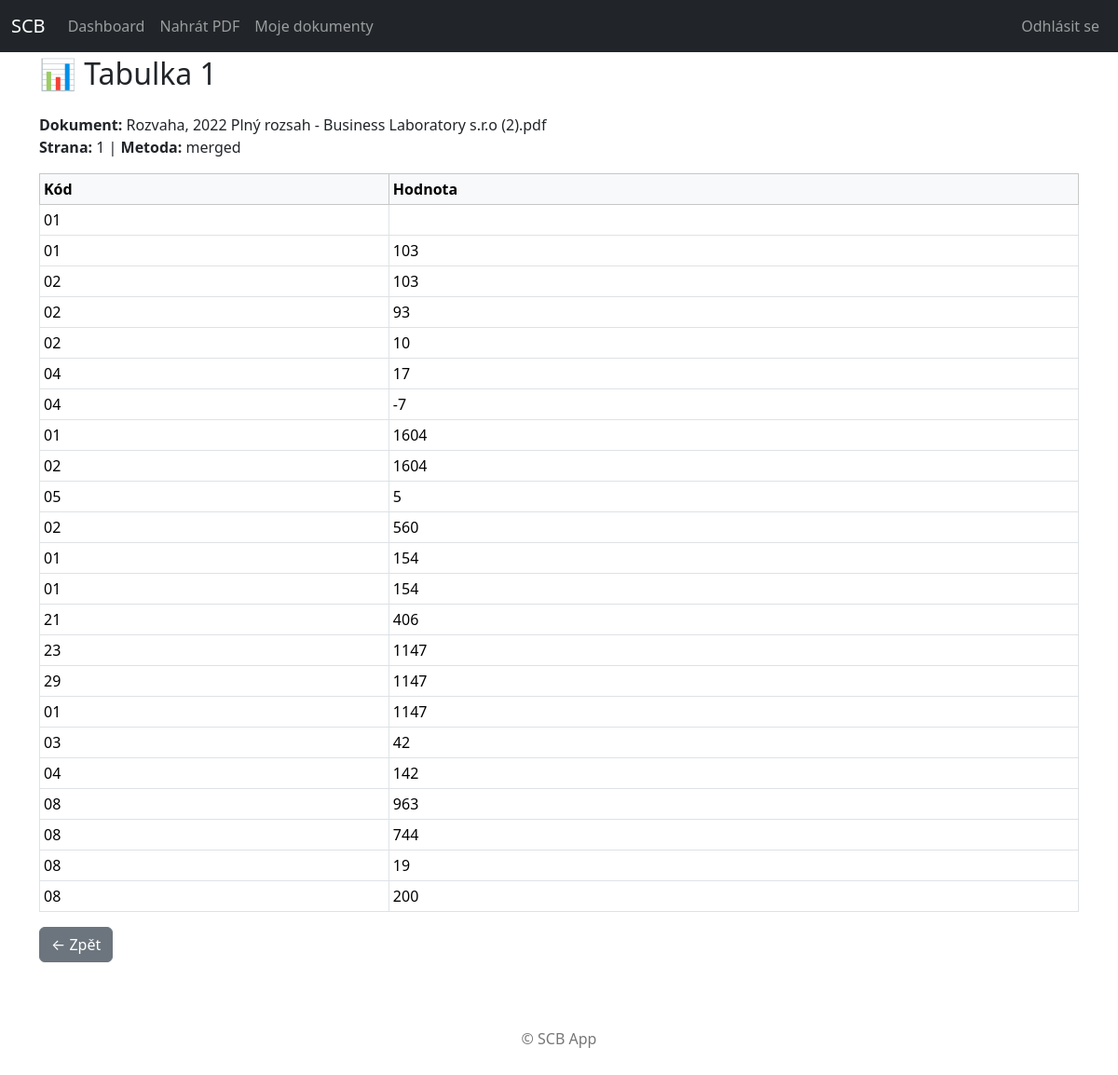
The app's page /ingestion/table/7/ (signed in) with its own data.
### ingestion/models.py (models this page shows, shortened)
class ExtractedTable(models.Model):
    document = models.ForeignKey(
        Document,
        on_delete=models.CASCADE,
        related_name="tables",
    )
    page_number = models.PositiveIntegerField(default=1)
    table_index = models.PositiveIntegerField(default=1)
    method = models.CharField(max_length=50, default="merged")
    columns = models.JSONField(default=list)
    meta = models.JSONField(default=dict, blank=True)
    created_at = models.DateTimeField(auto_now_add=True)
    class Meta:
        indexes = [
            models.Index(fields=["document", "page_number"]),
        ]

class Document(models.Model):
    DOC_TYPES = [
        ("balance", "Rozvaha / Balance sheet"),
        ("income", "Výsledovka / Income statement"),
    ]
    owner = models.ForeignKey(
        settings.AUTH_USER_MODEL,
        on_delete=models.CASCADE,
        related_name="documents",
    )
    file = models.FileField(upload_to="documents/%Y/%m/%d/")
    original_filename = models.CharField(max_length=255)
    uploaded_at = models.DateTimeField(default=timezone.now, db_index=True)
    year = models.PositiveIntegerField(null=True, blank=True, db_index=True)
    doc_type = models.CharField(max_length=20, choices=DOC_TYPES, db_index=True)
    notes = models.TextField(null=True, blank=True)

class ExtractedRow(models.Model):
    table = models.ForeignKey(
        ExtractedTable,
        on_delete=models.CASCADE,
        related_name="rows",
    )
    code = models.CharField(max_length=50, null=True, blank=True, db_index=True)
    label = models.CharField(max_length=255, null=True, blank=True, db_index=True)
    value = models.FloatField(null=True, blank=True, db_index=True)
    section = models.CharField(max_length=50, null=True, blank=True, db_index=True)
    raw_data = models.JSONField(default=dict)
    created_at = models.DateTimeField(auto_now_add=True)
    class Meta:
        indexes = [
            models.Index(fields=["code"]),
            models.Index(fields=["label"]),
            models.Index(fields=["section"]),
            models.Index(fields=["value"]),
        ]

### ingestion/views.py (the view)
# urls.py: path("table/<int:table_id>/", views.table_detail, name="table_detail"),
@login_required(login_url="/login/")
def table_detail(request: HttpRequest, table_id: int) -> HttpResponse:
    table = get_object_or_404(ExtractedTable, id=table_id, document__owner=request.user)
    return render(request, "ingestion/table_detail.html", {"table": table})

### templates/ingestion/table_detail.html (shortened to what this page needs)
{% extends "base.html" %}
{% block content %}
<h2 class="mb-4">📊 Tabulka {{ table.table_index }}</h2>
<p>
  <strong>Dokument:</strong> {{ table.document.original_filename }}<br>
  <strong>Strana:</strong> {{ table.page_number }} | <strong>Metoda:</strong> {{ table.method }}
</p>
<table class="table table-bordered table-sm">
  <thead class="table-light">
    <tr>
      <th>Kód</th>
      <th>Hodnota</th>
    </tr>
  </thead>
  <tbody>
    {% for row in table.rows.all %}
    <tr>
      <td>{{ row.code }}</td>
      <td>{{ row.value|floatformat:0 }}</td>
    </tr>
    {% empty %}
    <tr>
      <td colspan="2" class="text-center">Žádné řádky</td>
    </tr>
    {% endfor %}
  </tbody>
</table>
<a href="{% url 'ingestion:document_detail' table.document.id %}" class="btn btn-secondary">← Zpět</a>
{% endblock %}

### templates/base.html (style rules this page uses)
body { padding-top: 60px; }

### records on screen
ExtractedTable: table_index "1", document.original_filename "Rozvaha, 2022 Plný rozsah - Business Laboratory s.r.o (2).pdf", page_number "1", method "merged"
ExtractedRow: code "01"
ExtractedRow: code "01", value "103"
ExtractedRow: code "02", value "103"
ExtractedRow: code "02", value "93"
ExtractedRow: code "02", value "10"
ExtractedRow: code "04", value "17"
ExtractedRow: code "04", value "-7"
ExtractedRow: code "01", value "1604"
ExtractedRow: code "02", value "1604"
ExtractedRow: code "05", value "5"
ExtractedRow: code "02", value "560"
ExtractedRow: code "01", value "154"
ExtractedRow: code "01", value "154"
ExtractedRow: code "21", value "406"
ExtractedRow: code "23", value "1147"
ExtractedRow: code "29", value "1147"
ExtractedRow: code "01", value "1147"
ExtractedRow: code "03", value "42"
ExtractedRow: code "04", value "142"
ExtractedRow: code "08", value "963"
ExtractedRow: code "08", value "744"
ExtractedRow: code "08", value "19"
ExtractedRow: code "08", value "200"
